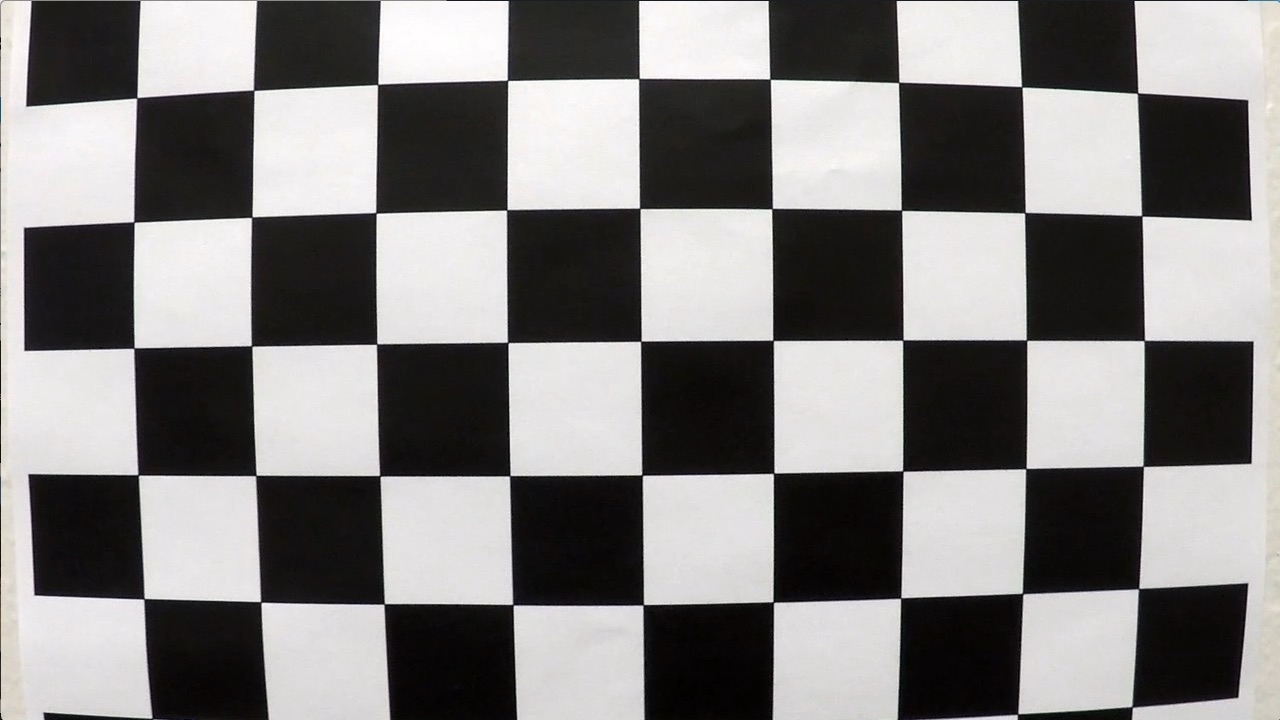
#> input picture CarND-Advanced-Lane-Lines/camera_cal/calibration1.jpg, 1280 x 720 px; its folder holds 5 pictures in this run
$ python cam_calibration.py
#> lines starting #> are read from the running program, lines starting #| are printed output that depends on the picture
# -*- coding: utf-8 -*-
"""
This package defines function for camera calibration
on the test images

@author: atpandey
"""
#%%
"""
create chessboard corners, calibrate camera and write pickle with mtx/dst data

"""
import numpy as np
import cv2
import glob
import matplotlib.pyplot as plt
import pickle
#%matplotlib inline
#%matplotlib qt


#%%

def chessboard_corners(images,xc,yc,outdir='../camera_cal/',show=False):
    '''
    this fun finds chessboard corners on a chess image
    images: is input image passed as a list (using glob)
    xc: is number of horizontal corners
    yc: is number of vertical corners

    returns:
        objpoints: mpgrid 3D point sets for xc,yc corners
        imgpoints: list of corners found in images
    '''
#> called with xc = 9, yc = 6, outdir = '../camera_cal/', show = True
    # Arrays to store object points and image points from all the images.
    objpoints = [] # 3d points in real world space
    imgpoints = [] # 2d points in image plane.


    #create objp with mpgrid (0,0,0),1,0,0) ,,,(8,5,0)
    objp=np.zeros((yc*xc,3),np.float32)
    objp[:,:2]=np.mgrid[0:xc,0:yc].T.reshape(-1,2) #x,y coords


    fig, axs = plt.subplots(5,4, figsize=(16, 11))
    fig.subplots_adjust(hspace = .2, wspace=.001)
    axs = axs.ravel()
    i=0
    # Step through the list and search for chessboard corners
    for idx, fname in enumerate(images):
        print("imagename:",fname,idx)
        img = cv2.imread(fname)
#> img is the input picture: shape (720, 1280, 3); mean B, G, R 127.8, 128.4, 130.1
        imgpl = cv2.cvtColor(img, cv2.COLOR_BGR2RGB)
        gray = cv2.cvtColor(img, cv2.COLOR_BGR2GRAY)

        # Find the chessboard corners
        ret, corners = cv2.findChessboardCorners(gray, (xc,yc), None)
#> ret = False; corners = None
        print("retvalchessboard:",ret)
#| retvalchessboard: False
        # If found, add object points, image points
        if ret == True:
            objpoints.append(objp)
            imgpoints.append(corners)

            if show:
                # Draw and display the corners
                img=cv2.drawChessboardCorners(imgpl, (xc,yc), corners, ret)
                f2use=fname.split('.')
                write_name = '..'+f2use[2]+'_cornered'+'.jpg'
                print('file name',write_name)
                cv2.imwrite(write_name, img)
                #cv2.imshow('img', img)
                #cv2.waitKey(500)
                #plt.imshow(img)
                axs[i].imshow(img)
                i +=1
#> pass 2 of the loop in chessboard_corners, `for idx, fname in enumerate(images):`:
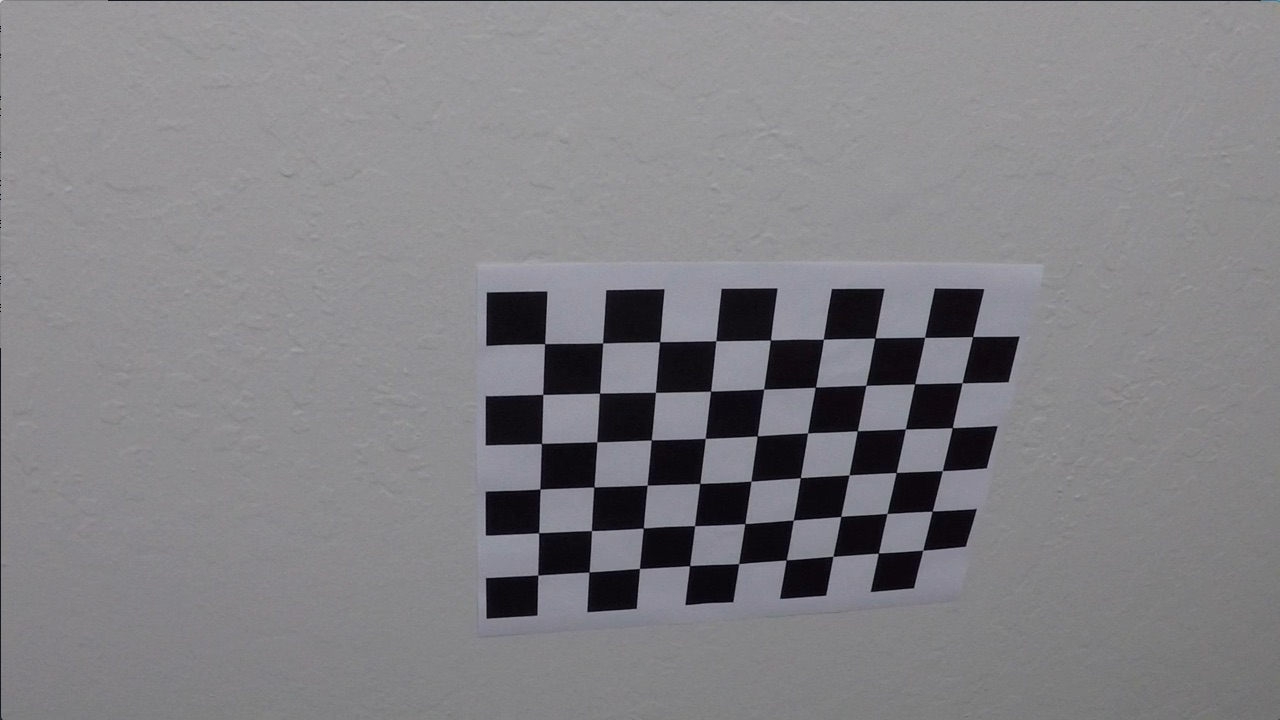
#> input picture CarND-Advanced-Lane-Lines/camera_cal/calibration10.jpg, 1280 x 720 px
#> in chessboard_corners, img is the input picture: shape (720, 1280, 3); mean B, G, R 133.1, 129.4, 130.2
#> ret = True; corners = 54 rows, first 8: [545.3, 343.1], [602.7, 342.8], [660.1, 341.3], [715.8, 340.7], [770.6, 340], [823.5, 339.2], [874.3, 338.5], [925.1, 337.4]
#| retvalchessboard: True
#> in chessboard_corners, `img=cv2.drawChessboardCorners(imgpl, (xc,yc), corners, ret)`:
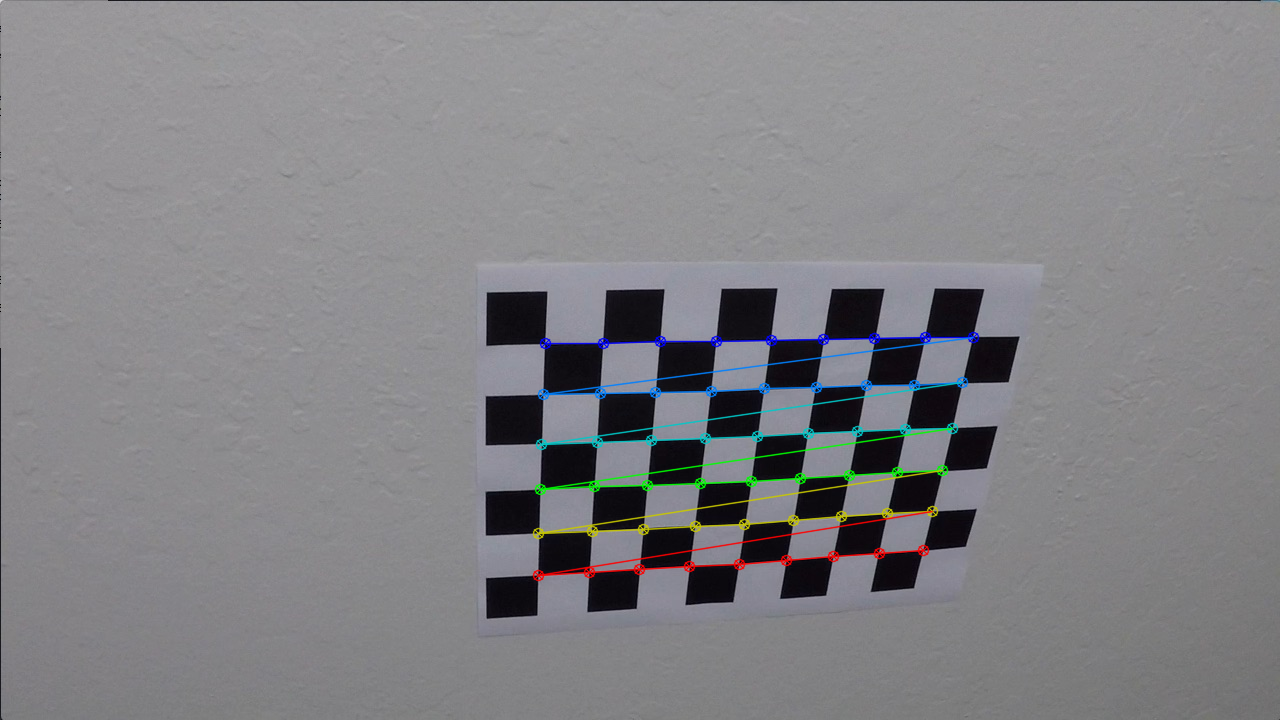
#> img: shape (720, 1280, 3); mean R, G, B 130.2, 130, 133.3
    return objpoints,imgpoints

#cv2.destroyAllWindows()
#%%
"""
Calibrate camera and undistort input image

"""


def calibrate_undistort(img, objpoints, imgpoints,pickle_dump_dir='../camera_cal/'):
    '''
    this function calibrates the camera and dumps the camera matrix(mtx) and
    distortion (dist) matirx into a picke file
    img: is image input
    objpoints: is the list of mpgrid functions for the corners in chess board
    imgpoints: is list of  2D points found by findChessboardCorners functions for
             images about 17 examples provided by udacity git repo
    pickle_dump_dir: directory where mtx and dist matrix data is to be saved

    return:
        dst : undistorted image
    '''
    # Do camera calibration given object points and image points
    ret, mtx, dist, rvecs, tvecs = cv2.calibrateCamera(objpoints, imgpoints, img_size,None,None)


    dst = cv2.undistort(img, mtx, dist, None, mtx)
    #cv2.imwrite('test_images/test1_undist.jpg',dst)

    # Save the camera calibration result for later use (we won't worry about rvecs / tvecs)
    dist_pickle = {}
    dist_pickle['mtx'] = mtx
    dist_pickle['dist'] = dist
    pickle_dum_f=pickle_dump_dir+'/calib_pickle.p'
    pickle.dump( dist_pickle, open( pickle_dum_f, 'wb') )
    #dst = cv2.cvtColor(dst, cv2.COLOR_BGR2RGB)

    return dst

#%%

#unittest
if __name__=='__main__':
    # Make a list of calibration images
    images = glob.glob('../camera_cal/*.jpg')


    # prepare object points, like (0,0,0), (1,0,0), (2,0,0) ....,(6,5,0)
    #horizontal corners in chess board
    x_corners=9
    #vertical corners on chessboard
    y_corners=6

    objpoints,imgpoints=chessboard_corners(images,x_corners,y_corners,show=True)


    # Test undistortion on an image
    img_2_undist='../camera_cal/calibration1.jpg'
    imgt = cv2.imread(img_2_undist)
    #imgt=cv2.cvtColor(imgt,cv2.COLOR_BGR2RGB)
    img_size = (imgt.shape[1], imgt.shape[0])
#> img_size = (1280, 720)
    undist_image=calibrate_undistort(imgt, objpoints, imgpoints,pickle_dump_dir='../camera_cal/')
#> in calibrate_undistort, `dst = cv2.undistort(img, mtx, dist, None, mtx)`:
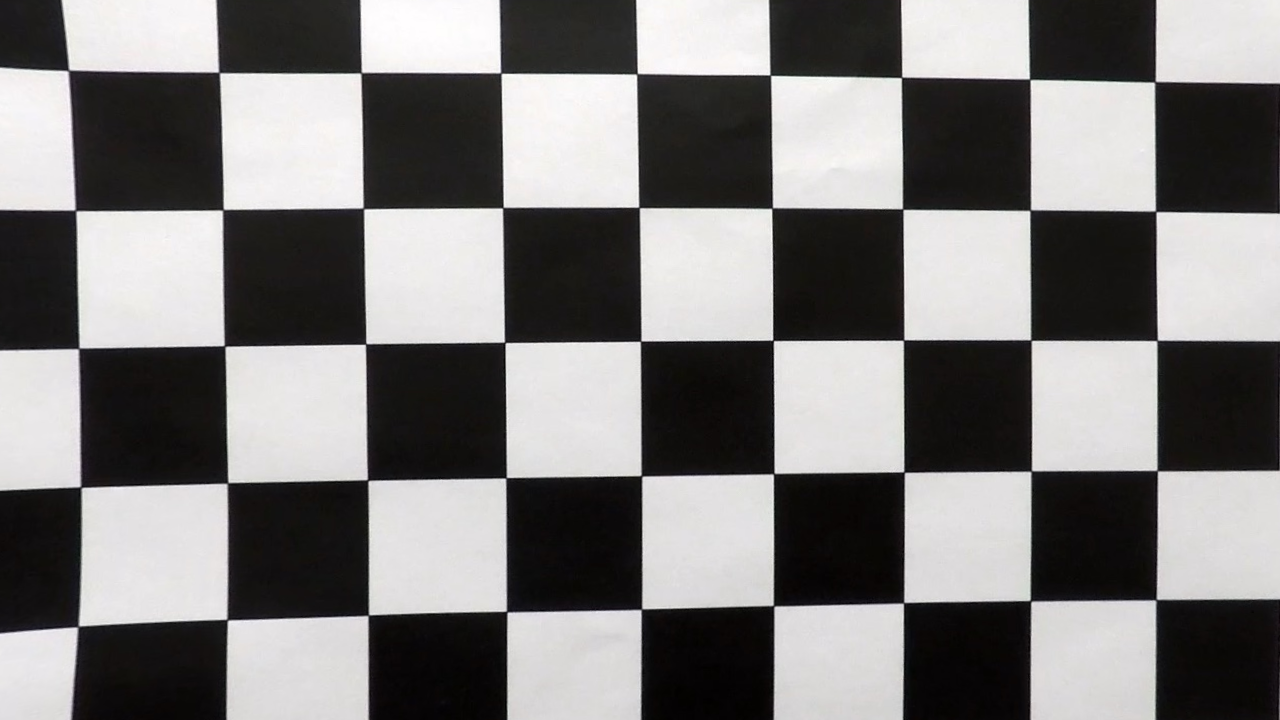
#> dst: shape (720, 1280, 3); mean B, G, R 123.2, 123.7, 125.3
    # Visualize undistortion
    f, (ax1, ax2) = plt.subplots(1, 2, figsize=(20,10))
    ax1.imshow(imgt)
    ax1.set_title('Original Image', fontsize=30)
    ax2.imshow(undist_image)
    ax2.set_title('Undistorted Image', fontsize=30)
    write_name = '../camera_cal/'+'/calibration1_undistorted'+'.jpg'
    print('file name',write_name)
    cv2.imwrite(write_name, undist_image)
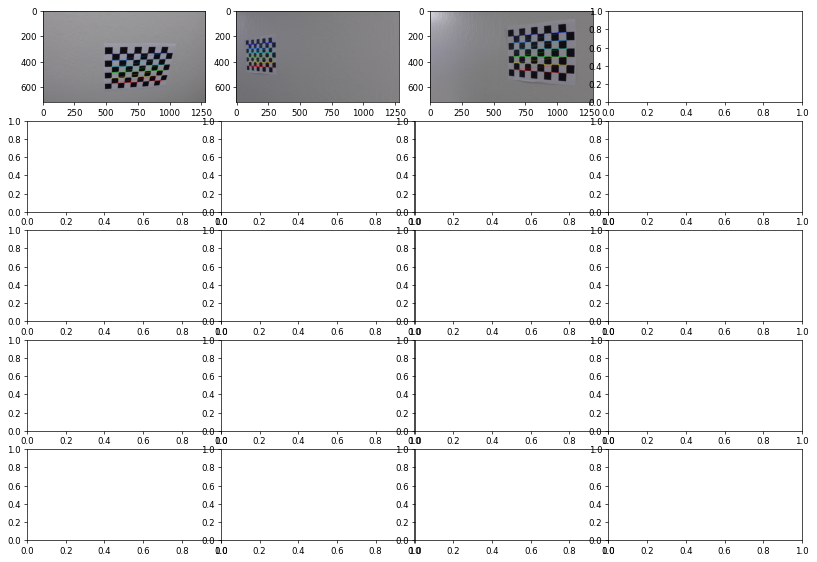
#> figure drawn by matplotlib, 3 panels
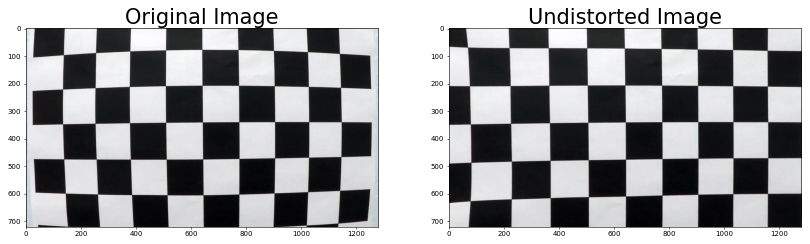
#> figure drawn by matplotlib, 2 panels; B, G, R data is drawn as R, G, B
